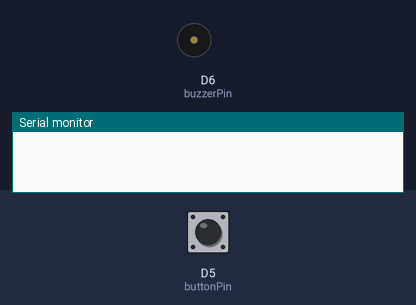
A sketch run on a simulated ESP8266 (NodeMCU). On the bench: buzzer (waves = sounding, pin HIGH), the last lines printed to the serial monitor. The inputs (shaded band) are chosen by the test bench; at power-on: D5 (buttonPin) HIGH. WiFi joins after 1.5 s; servers stay silent unless stated.

Above: at 3.0 s.
3.1 s: D5 (buttonPin) pulled LOW for 1 s
At 3.5 s:
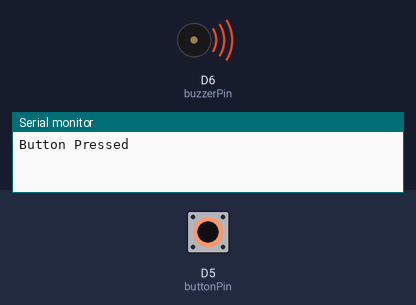
5.6 s: D5 (buttonPin) pulled LOW for 3.2 s
At 9.5 s:
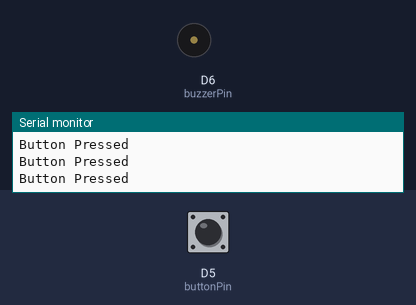
Timing chart, 0 to 11.0 s (numbered marks = the images above; inputs shaded):
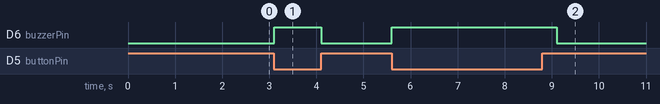

The sketch:

push_notif.ino
```cpp
#define BLYNK_PRINT Serial
#include <ESP8266WiFi.h>
#include <BlynkSimpleEsp8266.h>
char auth[]= "a7708d2f572b49d68033b1937ef4ba22";
char ssid[]= "Vocaloid_ShitDevice";
char pass[] = "reggyjr09";
const int buttonPin= D5;
const int buzzerPin= D6;
int buttonState= 0;
void buzzerOn()
{
  digitalWrite(buzzerPin, HIGH);
  delay(500);
  digitalWrite(buzzerPin, LOW);
}

void buttonRead()
{
  buttonState= digitalRead(buttonPin);
  if(buttonState == LOW)
  {
    Serial.println("Button Pressed");
    Blynk.notify("Button is pressed");
    buzzerOn();
    buttonState= HIGH;
  }
}
void setup() {
  pinMode(buttonPin, INPUT);
  pinMode(buzzerPin, OUTPUT);
  Serial.begin(9600);
  Blynk.begin(auth, ssid, pass);
}

void loop() {
  Blynk.run();
  buttonRead();

}
```

Measured:
- after the input at 3.1 s, D6 (buzzerPin): LOW → HIGH at once, → LOW 1.0 s later
- after the input at 5.6 s, D6 (buzzerPin): LOW → HIGH at once, → LOW 3.5 s later
